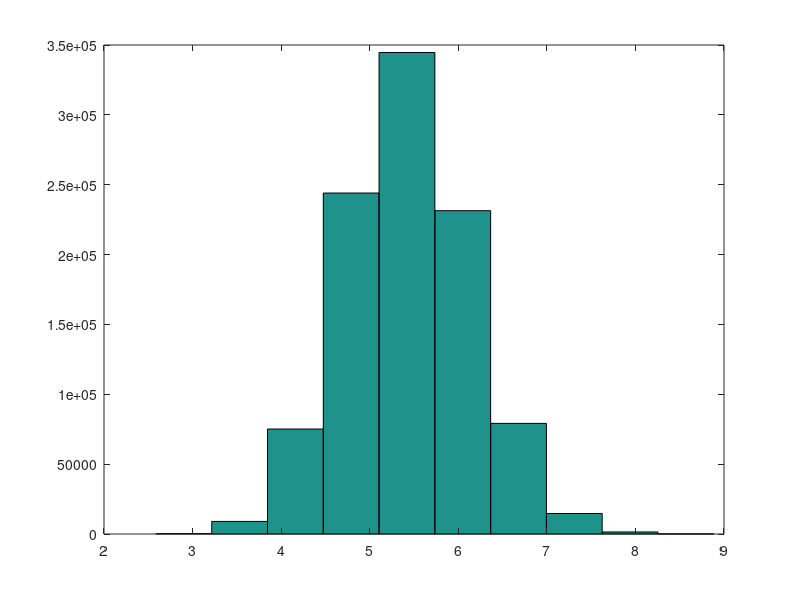

MATLAB code to generate this figure:
% mu = rand(1,24);
% R = chol(Sigma_inv);
% D = rand(24);
% R = chol(D'*D);
% sigma = eig(inv(Sigma_inv))';
rng default  % For reproducibility
% r = mvnrnd(zeros(1,24),10.^(-12:11), 1e6);
r = mvnrnd(zeros(1,30),eye(30), 1e6);

% r = r*inv(R)';
% mu = w0;
% sigma = eig(inv(Sigma_inv))'*1e5;
% rng default  % For reproducibility
% r = mvnrnd(mu,sigma,1e6);
norm(mean(r))
% D2 = bsxfun(@minus, r, mu);
D2 = sqrt(sum(r.^2,2));
figure;hist(D2);